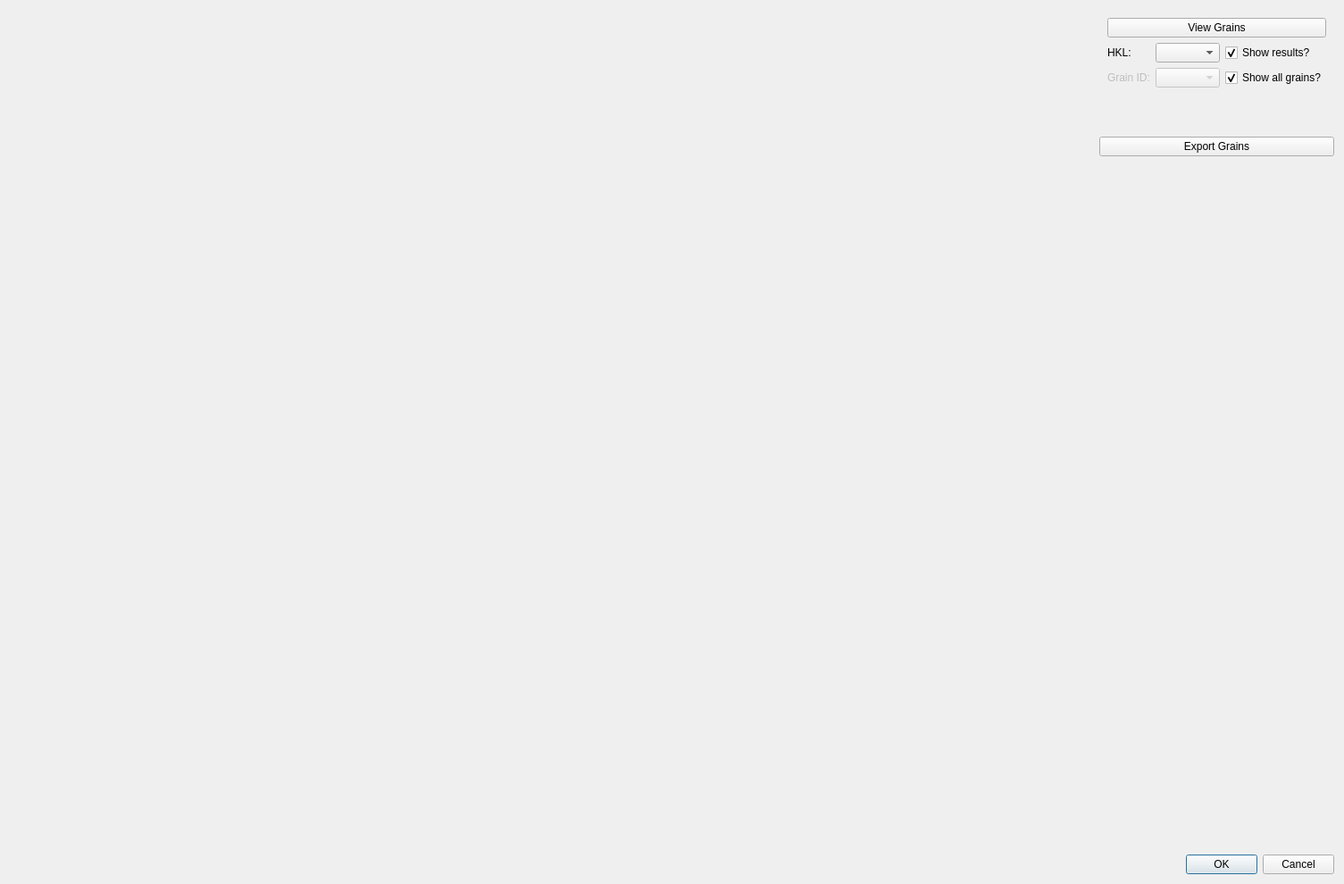
<?xml version="1.0" encoding="UTF-8"?>
<ui version="4.0">
 <class>indexing_results_dialog</class>
 <widget class="QDialog" name="indexing_results_dialog">
  <property name="geometry">
   <rect>
    <x>0</x>
    <y>0</y>
    <width>1505</width>
    <height>990</height>
   </rect>
  </property>
  <property name="windowTitle">
   <string>Indexing Results</string>
  </property>
  <layout class="QGridLayout" name="gridLayout">
   <item row="7" column="0" colspan="3">
    <widget class="QDialogButtonBox" name="button_box">
     <property name="standardButtons">
      <set>QDialogButtonBox::Cancel|QDialogButtonBox::Ok</set>
     </property>
     <property name="centerButtons">
      <bool>false</bool>
     </property>
    </widget>
   </item>
   <item row="3" column="1" rowspan="4">
    <layout class="QVBoxLayout" name="canvas_layout"/>
   </item>
   <item row="3" column="2" rowspan="2">
    <widget class="QWidget" name="widget" native="true">
     <property name="sizePolicy">
      <sizepolicy hsizetype="Maximum" vsizetype="Preferred">
       <horstretch>0</horstretch>
       <verstretch>0</verstretch>
      </sizepolicy>
     </property>
     <layout class="QVBoxLayout" name="verticalLayout_2">
      <item>
       <layout class="QVBoxLayout" name="color_map_editor_layout"/>
      </item>
      <item>
       <layout class="QGridLayout" name="grid_layout">
        <item row="3" column="0">
         <widget class="QLabel" name="grain_id_label">
          <property name="enabled">
           <bool>false</bool>
          </property>
          <property name="text">
           <string>Grain ID:</string>
          </property>
         </widget>
        </item>
        <item row="0" column="0" colspan="4">
         <widget class="QPushButton" name="view_grains">
          <property name="text">
           <string>View Grains</string>
          </property>
         </widget>
        </item>
        <item row="3" column="1">
         <widget class="QComboBox" name="grain_id">
          <property name="enabled">
           <bool>false</bool>
          </property>
         </widget>
        </item>
        <item row="3" column="2" colspan="2">
         <widget class="QCheckBox" name="show_all_grains">
          <property name="text">
           <string>Show all grains?</string>
          </property>
          <property name="checked">
           <bool>true</bool>
          </property>
         </widget>
        </item>
        <item row="2" column="0">
         <widget class="QLabel" name="current_hkl_label">
          <property name="layoutDirection">
           <enum>Qt::LeftToRight</enum>
          </property>
          <property name="text">
           <string>HKL:</string>
          </property>
          <property name="alignment">
           <set>Qt::AlignLeading|Qt::AlignLeft|Qt::AlignVCenter</set>
          </property>
          <property name="buddy">
           <cstring>current_hkl</cstring>
          </property>
         </widget>
        </item>
        <item row="2" column="1">
         <widget class="QComboBox" name="current_hkl">
          <property name="sizePolicy">
           <sizepolicy hsizetype="Preferred" vsizetype="Fixed">
            <horstretch>0</horstretch>
            <verstretch>0</verstretch>
           </sizepolicy>
          </property>
         </widget>
        </item>
        <item row="2" column="2" colspan="2">
         <widget class="QCheckBox" name="show_results">
          <property name="text">
           <string>Show results?</string>
          </property>
          <property name="checked">
           <bool>true</bool>
          </property>
         </widget>
        </item>
        <item row="7" column="2" colspan="2">
         <spacer name="verticalSpacer_3">
          <property name="orientation">
           <enum>Qt::Vertical</enum>
          </property>
          <property name="sizeHint" stdset="0">
           <size>
            <width>20</width>
            <height>40</height>
           </size>
          </property>
         </spacer>
        </item>
       </layout>
      </item>
     </layout>
    </widget>
   </item>
   <item row="6" column="2">
    <spacer name="verticalSpacer">
     <property name="orientation">
      <enum>Qt::Vertical</enum>
     </property>
     <property name="sizeHint" stdset="0">
      <size>
       <width>20</width>
       <height>40</height>
      </size>
     </property>
    </spacer>
   </item>
   <item row="5" column="2">
    <widget class="QPushButton" name="export_grains">
     <property name="text">
      <string>Export Grains</string>
     </property>
    </widget>
   </item>
  </layout>
 </widget>
 <tabstops>
  <tabstop>view_grains</tabstop>
  <tabstop>current_hkl</tabstop>
  <tabstop>show_results</tabstop>
  <tabstop>grain_id</tabstop>
  <tabstop>show_all_grains</tabstop>
  <tabstop>export_grains</tabstop>
 </tabstops>
 <resources/>
 <connections>
  <connection>
   <sender>button_box</sender>
   <signal>accepted()</signal>
   <receiver>indexing_results_dialog</receiver>
   <slot>accept()</slot>
   <hints>
    <hint type="sourcelabel">
     <x>520</x>
     <y>687</y>
    </hint>
    <hint type="destinationlabel">
     <x>217</x>
     <y>113</y>
    </hint>
   </hints>
  </connection>
  <connection>
   <sender>button_box</sender>
   <signal>rejected()</signal>
   <receiver>indexing_results_dialog</receiver>
   <slot>reject()</slot>
   <hints>
    <hint type="sourcelabel">
     <x>520</x>
     <y>687</y>
    </hint>
    <hint type="destinationlabel">
     <x>217</x>
     <y>113</y>
    </hint>
   </hints>
  </connection>
 </connections>
</ui>
